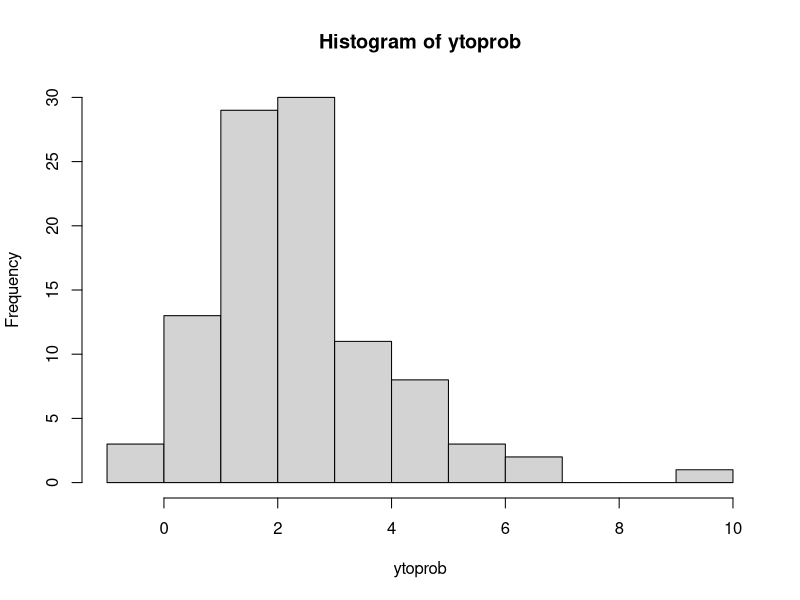
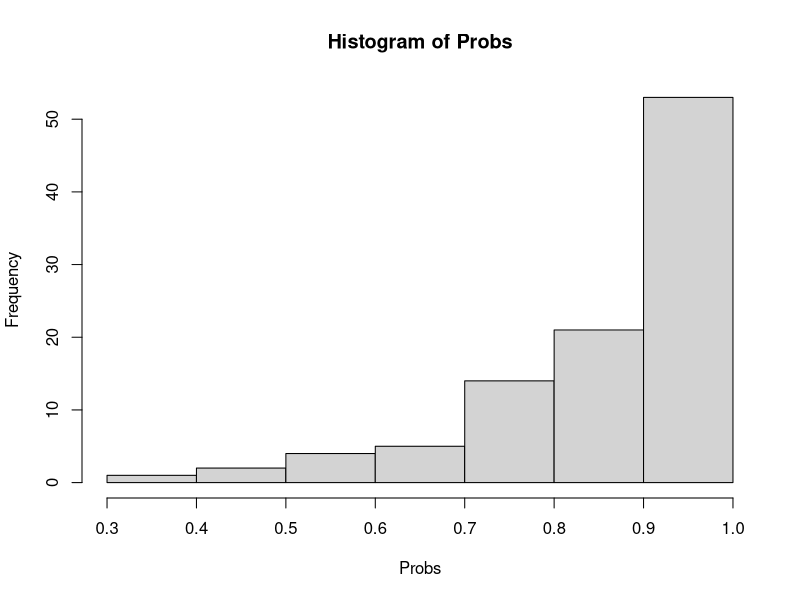
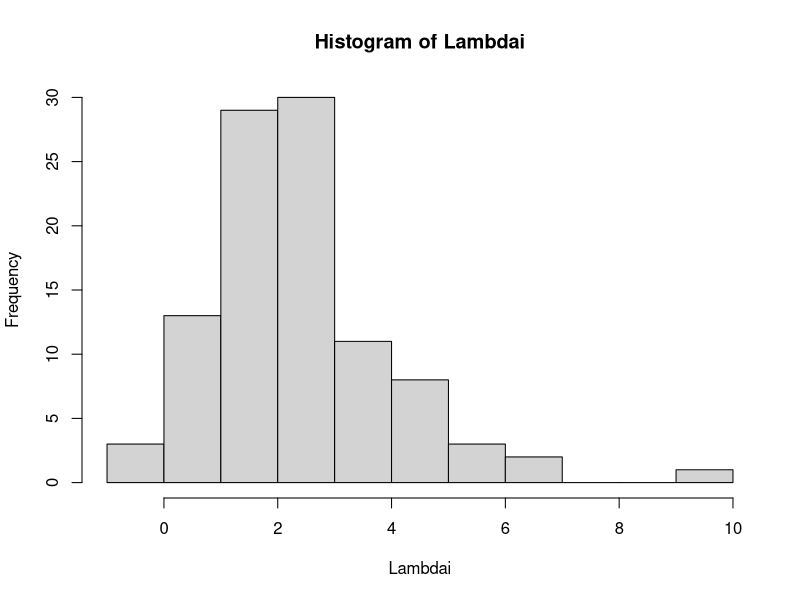
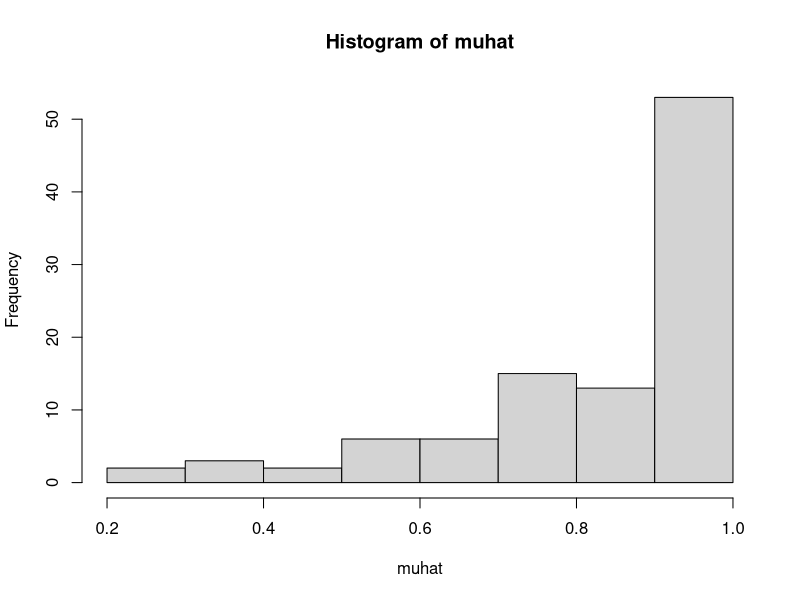
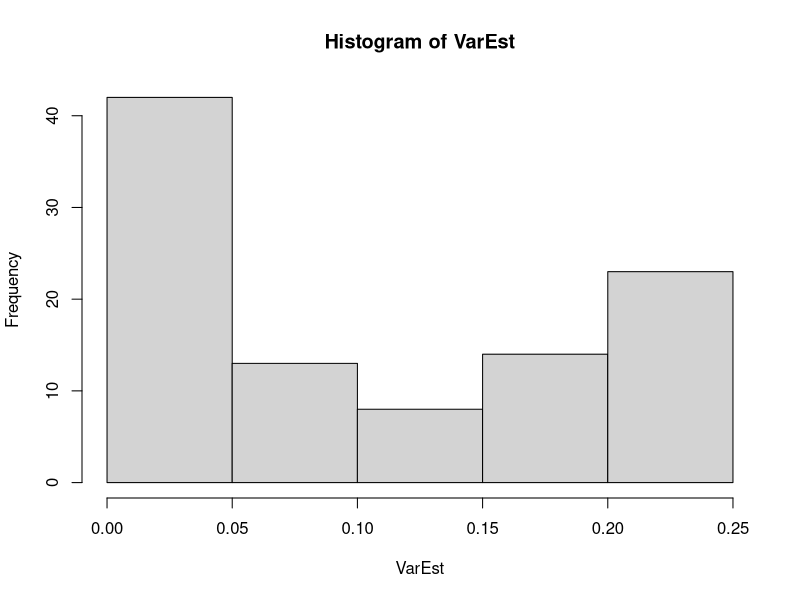

Generate these figures, in order, with R: (Note: this script raises an error after producing the figures.)
#@@@@@@@@@@@@@@@@@@@@@@@@@@@@@@@@@@@@@@@@@@@@@@@@@@@@@@@@@@@@@@@@@@@@@@@@@@
#@@@@@@ Based on 2004 Efron's paper @@@@@@@@@@@@@@@@@@@@@@@@@@@@@@@@@@@@@@@
#@@@ Efron B. (2004) The estimation of prediction error: covariance 
#@@@ penalties and cross-validation, 
#@@@ Journal of the American Statistical Association, Vol. 99(467), 619-632
#@@@@@@@@@@@@@@@@@@@@@@@@@@@@@@@@@@@@@@@@@@@@@@@@@@@@@@@@@@@@@@@@@@@@@@@@@@
require(reshape2)
require(tidyverse)
require(nnet)
#Create a sample dataset of X
#@@@@@@@@@@@@@@@@@@@@@@@ Fill in values you want tested here for SINGULAR PERTURBATION @@@@@@@@@@@@@@@@@@@@@@@@@@@@@@@@@@@@@@@
n = 100 # How big do you want simulated dataset?
input_sizes = c(1, 2, 3) # Range of Node Sizes you want to test
input_maxits = c(20, 50, 100, 250, 500) # Range of Maxit values you want tested
input_reps = 2 #How many times you want this repeated
#@@@@@@@@@@@@@@@@@@@@@@@@@@@@@@@@@@@@@@@@@@@@@@@@@@@@@@@@@@@@@@@@@@@@@@@@@@@@@@@@@@@@@@@@@@@@@@@@@@@@@@@@@@@@@@@@@@@@ 

x1<-rnorm(n)
x2<-rnorm(n)*2
x3<-rnorm(n)*3
x4<-x1^2
x5<-x2^2
x6<-x1 + x4 
x7<-sample(1:n,n,replace=T)/n*10
b<-c(1,1,1,1,1,1,1,1)


ytoprob<-(b[1]+b[2]*x1+b[3]*x2+b[4]*x3+b[5]*x4+b[6]*x5+b[7]*x6+b[8]*x7)/5


hist(ytoprob)

#Create TRUE probabilities
Probs<-exp(ytoprob)/(1+exp(ytoprob))
hist(Probs)
mean(Probs)

#@@@@@@@@@@ BINARY OUTCOMES FROM THE MODELS @@@@@@@
#create binary outcomes
Zbin<-rbinom(n,1,Probs)
table(Zbin)
#hist(ytoprob)

#This is the true value of binomial deviance
Lambdai<-log(Probs/(1-Probs))
hist(Lambdai)
sum(Lambdai)

ZmodBin<-glm(Zbin~x1+x2+x3+x4+x5+x6+x7,family="binomial")

summary(ZmodBin)
names(ZmodBin)
muhat<-ZmodBin$fitted.values
hist(muhat)
totmean<-mean(muhat)
VarTot<-totmean*(1-totmean)

#Estimate Total Variance
VarEst<-muhat*(1-muhat)
hist(VarEst)
sum(VarEst)

mean(CoefReg,na.rm=T)*n

#@@@@@@@@@@@@@@@@@@@@@@@@@@@@@@@@@@@@@@@@@@@@@@@@@@@@@@@
#@@@@@@@ NEURAL NETWORKS @@@@@@@@@@@@@@@@@@@@@@@@@@@@@@@
#@@@@ Parametric (conditional) Bootstrap  @@@@@@@@@@@@@@
#@@@@ Use the calculations in Efron formula 3.17  @@@@@@
#@@@@@@@@@@@@@@@@@@@@@@@@@@@@@@@@@@@@@@@@@@@@@@@@@@@@@@@
targets<-Zbin
indep<-cbind(x1,x2,x3,x4,x5,x6,x7)
trainInd <- sample(1:n,2*n/3)
testInd <- (1:n)[-trainInd]
table(targets[trainInd])

pert_nnet <- function(sizes, maxits, reps = 1){
  df_list = list()
  iter = 1
  
  Omega_df = data.frame(matrix(nrow = n*length(maxits)*length(sizes)*reps, ncol = 5))
  colnames(Omega_df) = c("rep", "size", "maxit", "omega_num", "omega")
  for (r in 1:reps){ 
    Omega<-rep(0,n)
    OmegaLarge <- rep(0,n)
    DFi<-rep(0,n)
    
    for (k in 1:n)
    {
      
      Pert1<-Zbin
      Pert2<-Zbin
      Pert1[k]<-1
      Pert2[k]<-0
      
      col = 1
      for (i in 1:length(maxits)){
        for (j in 1:length(sizes)){
          Muhat1<- nnet(indep, Pert1, size = sizes[j], rang = 0.1,
                        decay = 5e-4, maxit = maxits[i],trace=F)$fitted.values
          Muhat2<- nnet(indep, Pert2, size = sizes[j], rang = 0.1,
                        decay = 5e-4, maxit = maxits[i],trace=F)$fitted.values
          Muhat1<-ifelse(Muhat1>0.9999,0.9999,Muhat1)
          Muhat1<-ifelse(Muhat1<0.0001,0.0001,Muhat1)
          Muhat2<-ifelse(Muhat2>0.9999,0.9999,Muhat2)
          Muhat2<-ifelse(Muhat2<0.0001,0.0001,Muhat2)
          
          LambdaEst1<-log(Muhat1/(1-Muhat1))
          LambdaEst2<-log(Muhat2/(1-Muhat2))
          
          
          Omega_df[iter,]<-list(r, sizes[j], maxits[i], k, VarEst[k]*(LambdaEst1[k]-LambdaEst2[k]))
          iter = iter+1
          #print(Muhat1[k]-Muhat2[k])
        }
      }
      
      print(paste(k, "finished"))
      
      # Should be this, if following logic of equation 2.12, but doesn't work as expected
      #DFi[k]<-VarEst[k]*(LambdaEst1[k]-LambdaEst2[k])/2/VarTot
    }
    
  }
  return(Omega_df)
  
}

# Put in Number of nodes you want to see here

omega_df = pert_nnet(input_sizes, maxits = input_maxits, reps = input_reps)
omega_df$lambda_diff = ifelse(omega_df$omega > 0, "pos", "neg")

omega_sum = omega_df %>% group_by(rep, size, maxit) %>% summarise(GDF = sum(omega)) %>%group_by(size,maxit) %>%
  summarise(mean_over_reps = mean(GDF), sd_over_reps = sd(GDF))
sum_df = spread(omega_df %>% group_by(size, maxit) %>% count(lambda_diff), lambda_diff, n) %>% 
  mutate('prop_neg' = neg/(neg + pos))
sum_df$size = as.factor(sum_df$size)
ggplot(sum_df, aes(maxit, prop_neg, col = size)) +
  geom_point() +
  labs(x = "Max Iterations", y = "Proportion of Negative Omegas", title = paste("N = ", n, ", Partitions = ", n))


omega_df$lambda_diff = ifelse(omega_df$omega > 0, 1, 0)
pos_df = omega_df %>% group_by(size, maxit, omega_num) %>% summarise(prop_pos = sum(lambda_diff), avg_omega = mean(omega))


gdf_table = omega_df %>% group_by(rep, size, maxit) %>% summarise(GDF = sum(omega))
gdf_table$rep = as.factor(gdf_table$rep)

if (length(input_maxits) == 1){
  ggplot(gdf_table, aes(size, GDF, colour = rep)) +
    geom_point() +
    labs(x = "Num Hidden Nodes", y = "GDF", title = paste("N = ", n, " Maxits = ", input_maxits))
}

print(gdf_table)



